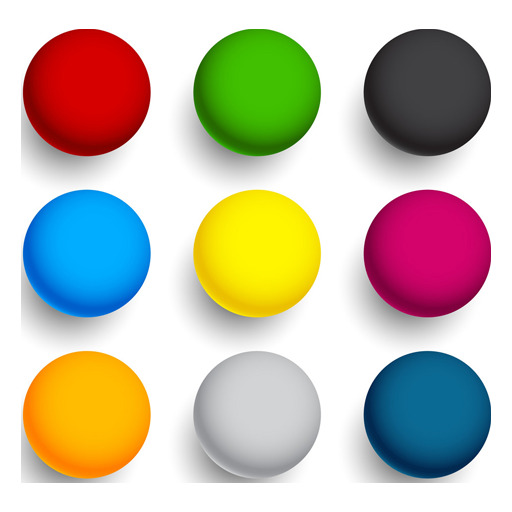
#> input picture resources/colorBalls.png, 512 x 512 px
$ python color_detection.py
#> lines starting #> are read from the running program, lines starting #| are printed output that depends on the picture; after the words box and inside, x2 and y2 are one past the last pixel; in counts of white or black regions, pixels touching at a corner belong together
import cv2
import numpy as np
frame = cv2.imread("resources/colorBalls.png")
#> frame is the input picture: shape (512, 512, 3); mean B, G, R 172, 188.4, 195.2
# frame = cv2.resize(frame, (600, 400))
while True:
    hsv = cv2.cvtColor(frame, cv2.COLOR_BGR2HSV)
#> hsv: shape (512, 512, 3); mean H, S, V 37, 86.8, 218.3
    u_value = np.array([23,252,249])
    l_value = np.array([17,172,189])
    # creating mask
    mask = cv2.inRange(hsv, l_value, u_value)
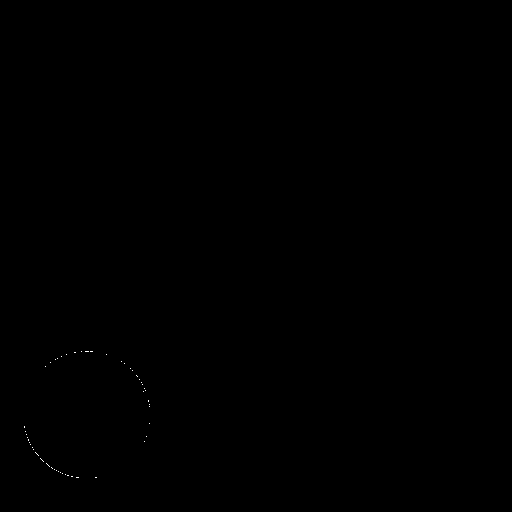
#> mask: shape (512, 512); 0.03% white in thin lines or dots, all inside (x1, y1, x2, y2) = (24, 351, 150, 478)

    # filtering
    res = cv2.bitwise_and(frame, frame, mask=mask)
    cv2.imshow("frame", frame)
    cv2.imshow("Mask", mask)
    cv2.imshow("res", res)
    if cv2.waitKey(1) == ord("q"):
#> (key q is pressed here)
        break
cv2.destroyAllWindows()

$ run again, with resources/color_balls.jpg saved as resources/colorBalls.png
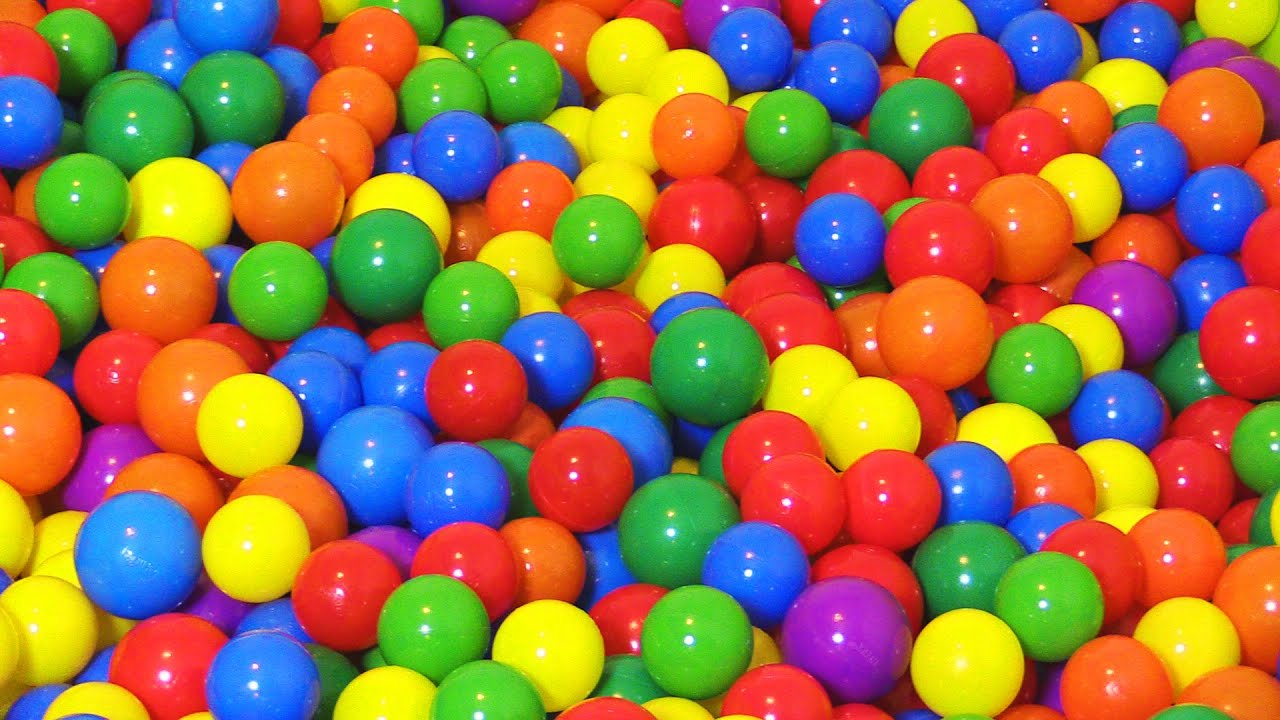
#> input picture resources/color_balls.jpg, 1280 x 720 px
#> frame is the input picture: shape (720, 1280, 3); mean B, G, R 71.1, 114.8, 153.5
#> hsv: shape (720, 1280, 3); mean H, S, V 55.9, 212.6, 205.7
#> `mask = cv2.inRange(hsv, l_value, u_value)`:
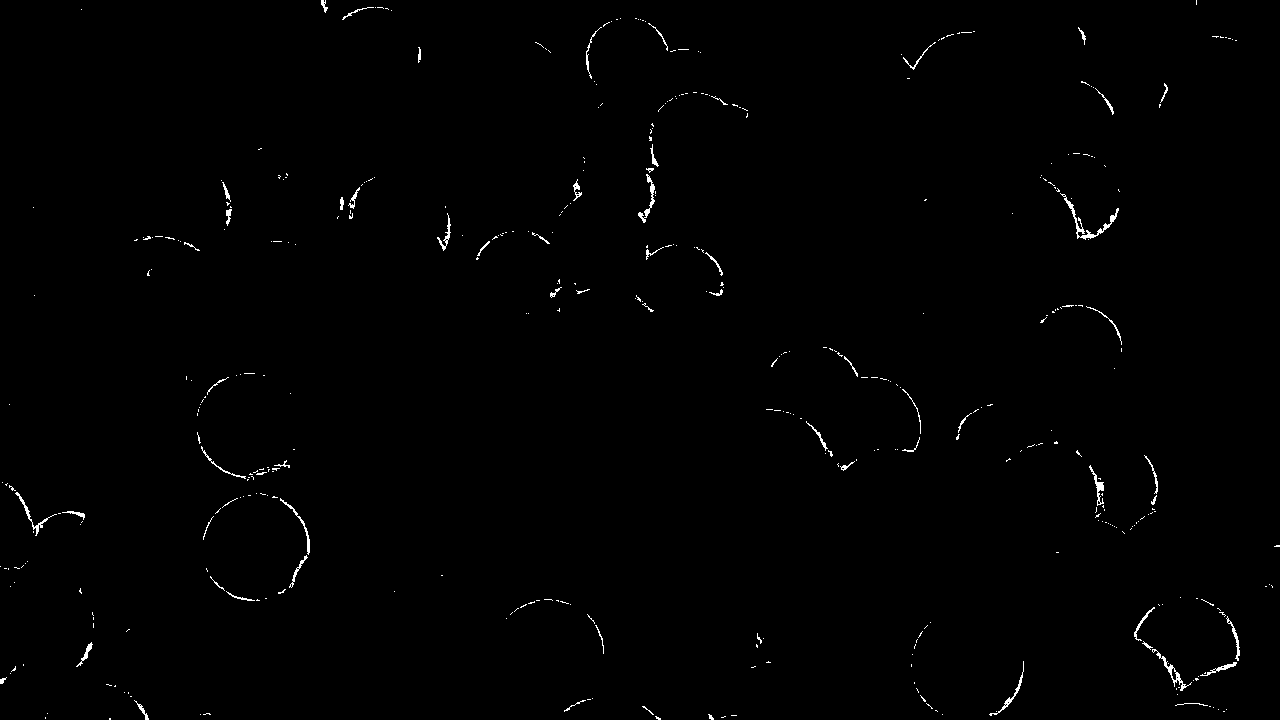
#> mask: shape (720, 1280); 0.63% white in thin lines or dots
